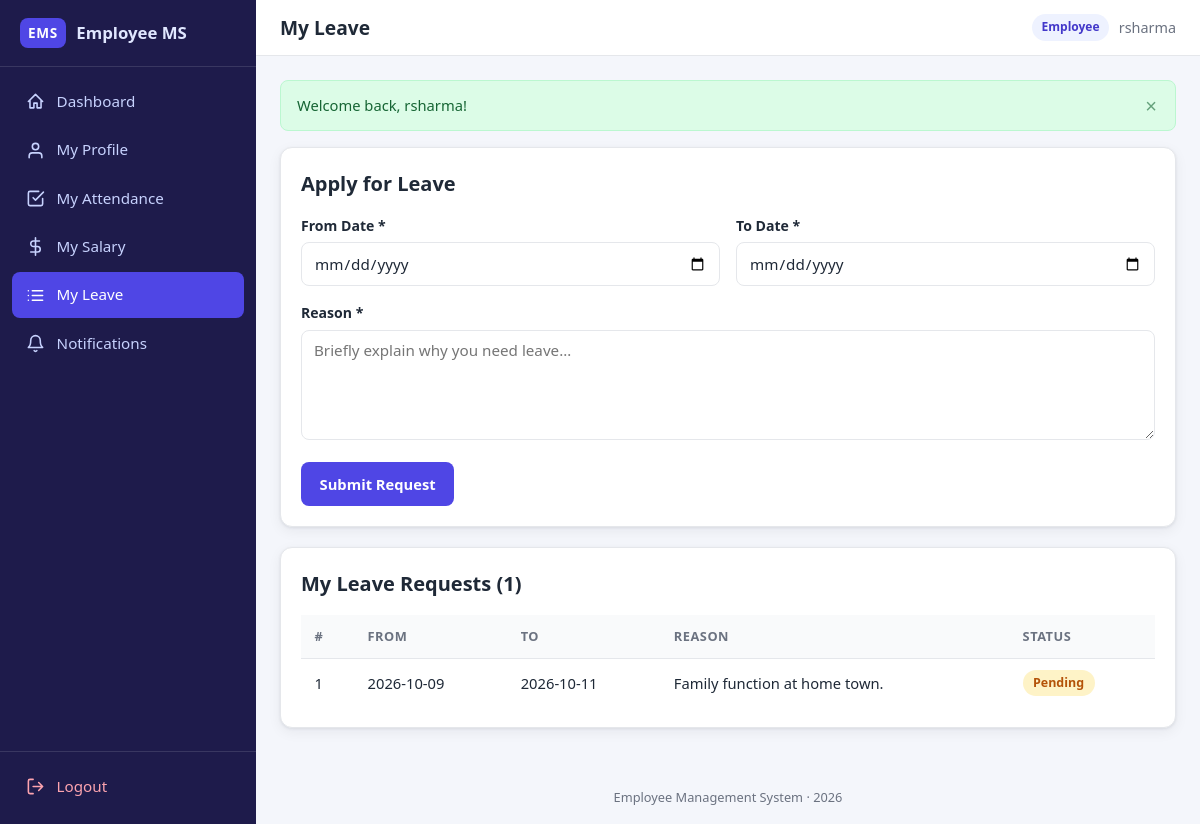
The app's page /employee/leave.php (signed in) with its own data.
### tables this page shows
CREATE TABLE leave_requests (
    leave_id  INT AUTO_INCREMENT PRIMARY KEY,
    emp_id    INT NOT NULL,
    from_date DATE NOT NULL,
    to_date   DATE NOT NULL,
    reason    TEXT NOT NULL,
    status    ENUM('Pending','Approved','Rejected') NOT NULL DEFAULT 'Pending',
    CONSTRAINT fk_leave_emp FOREIGN KEY (emp_id)
        REFERENCES employee (emp_id) ON DELETE CASCADE
);

### employee/leave.php (the view, shortened to what this page needs)
<?php
require_once dirname(__DIR__) . '/config.php';
$empId      = (int) ($_SESSION['emp_id'] ?? 0);
$perPage    = 10;
$page = max(1, (int) ($_GET['page'] ?? 1));
$countStmt = $pdo->prepare('SELECT COUNT(*) FROM leave_requests WHERE emp_id = ?');
$countStmt->execute([$empId]);
$totalRows  = (int) $countStmt->fetchColumn();
$totalPages = max(1, (int) ceil($totalRows / $perPage));
$page       = min($page, $totalPages);
$offset     = ($page - 1) * $perPage;
$stmt = $pdo->prepare(
    "SELECT * FROM leave_requests WHERE emp_id = ?
     ORDER BY leave_id DESC LIMIT {$perPage} OFFSET {$offset}"
);
$stmt->execute([$empId]);
$requests = $stmt->fetchAll();
require dirname(__DIR__) . '/includes/header.php';
?>
<div class="card">
    <div class="card-header"><h2>Apply for Leave</h2></div>
    <form method="post" action="leave.php" data-validate>
        <div class="form-row">
            <div class="form-group">
                <label for="from_date">From Date *</label>
                <input type="date" id="from_date" name="from_date" required data-date-from
                       value="<?= e($_POST['from_date'] ?? '') ?>">
            </div>
            <div class="form-group">
                <label for="to_date">To Date *</label>
                <input type="date" id="to_date" name="to_date" required data-date-to
                       value="<?= e($_POST['to_date'] ?? '') ?>">
            </div>
        </div>
        <div class="form-group">
            <label for="reason">Reason *</label>
            <textarea id="reason" name="reason" required maxlength="1000"
                      placeholder="Briefly explain why you need leave…"><?= e($_POST['reason'] ?? '') ?></textarea>
        </div>
        <div class="form-actions">
            <button type="submit" class="btn btn-primary">Submit Request</button>
        </div>
    </form>
</div>
<div class="card">
    <div class="card-header"><h2>My Leave Requests (<?= $totalRows ?>)</h2></div>
    <div class="table-wrap">
        <table>
            <thead><tr><th>#</th><th>From</th><th>To</th><th>Reason</th><th>Status</th></tr></thead>
            <tbody>
                <?php foreach ($requests as $row): ?>
                    <tr>
                        <td><?= (int) $row['leave_id'] ?></td>
                        <td><?= e($row['from_date']) ?></td>
                        <td><?= e($row['to_date']) ?></td>
                        <td style="white-space:normal; max-width:300px;"><?= e($row['reason']) ?></td>
                        <td><?= status_badge($row['status']) ?></td>
                    </tr>
                <?php endforeach; ?>
            </tbody>
        </table>
    </div>
</div>
<?php require dirname(__DIR__) . '/includes/footer.php'; ?>

### config.php (shortened to what this page needs)
<?php
function e(?string $value): string
{
    return htmlspecialchars((string) $value, ENT_QUOTES, 'UTF-8');
}
function status_badge(string $status): string
{
    return match ($status) {
        'Present', 'Approved' => '<span class="badge badge-green">'  . e($status) . '</span>',
        'Absent', 'Rejected'  => '<span class="badge badge-red">'    . e($status) . '</span>',
        default               => '<span class="badge badge-yellow">' . e($status) . '</span>',
    };
}

### assets/style.css (style rules this page uses)
:root { --primary: #4f46e5; --primary-dark: #4338ca; --primary-light: #eef2ff; --sidebar-bg: #1e1b4b; --sidebar-hover: #312e81; --bg: #f4f6fb; --card-bg: #ffffff; --text: #1f2937; --text-muted: #6b7280; --border: #e5e7eb; --green: #16a34a; --green-bg: #dcfce7; --red: #dc2626; --red-bg: #fee2e2; --yellow: #b45309; --yellow-bg: #fef3c7; --blue: #2563eb; --blue-bg: #dbeafe; --radius: 12px; --shadow: 0 1px 3px rgba(15, 23, 42, 0.08), 0 4px 14px rgba(15, 23, 42, 0.06); --sidebar-w: 256px; }
* { margin: 0; padding: 0; box-sizing: border-box; }
html { -webkit-text-size-adjust: 100%; }
body { font-family: "Segoe UI", system-ui, -apple-system, Roboto, "Helvetica Neue", Arial, sans-serif; background: var(--bg); color: var(--text); line-height: 1.55; min-height: 100vh; }
h2 { font-size: 1.25rem; margin-bottom: 0.75rem; }
.card { background: var(--card-bg); border: 1px solid var(--border); border-radius: var(--radius); box-shadow: var(--shadow); padding: 1.25rem; margin-bottom: 1.25rem; }
.card-header { display: flex; align-items: center; justify-content: space-between; flex-wrap: wrap; gap: 0.75rem; margin-bottom: 1rem; }
.card-header h2 { margin-bottom: 0; }
.table-wrap { overflow-x: auto; -webkit-overflow-scrolling: touch; }
table { width: 100%; border-collapse: collapse; font-size: 0.92rem; min-width: 560px; }
th, td { text-align: left; padding: 0.7rem 0.85rem; border-bottom: 1px solid var(--border); white-space: nowrap; }
th { background: #f9fafb; color: var(--text-muted); font-weight: 600; font-size: 0.8rem; text-transform: uppercase; letter-spacing: 0.04em; }
tbody tr:last-child td { border-bottom: none; }
.badge { display: inline-block; padding: 0.22rem 0.65rem; border-radius: 999px; font-size: 0.78rem; font-weight: 600; }
.badge-yellow { background: var(--yellow-bg); color: var(--yellow); }
.btn { display: inline-flex; align-items: center; justify-content: center; gap: 0.4rem; min-height: 44px; padding: 0.55rem 1.1rem; border: 1px solid transparent; border-radius: 8px; font-size: 0.92rem; font-weight: 600; font-family: inherit; cursor: pointer; transition: background 0.15s ease, border-color 0.15s ease; }
.btn-primary { background: var(--primary); color: #fff; }
.form-group { margin-bottom: 1rem; }
.form-group label { display: block; font-weight: 600; font-size: 0.88rem; margin-bottom: 0.35rem; }
.form-group input, .form-group select, .form-group textarea { width: 100%; min-height: 44px; padding: 0.6rem 0.75rem; border: 1px solid var(--border); border-radius: 8px; font-size: 0.95rem; font-family: inherit; background: #fff; color: var(--text); transition: border-color 0.15s ease, box-shadow 0.15s ease; }
.form-group textarea { min-height: 110px; resize: vertical; }
.form-row { display: grid; grid-template-columns: repeat(auto-fit, minmax(200px, 1fr)); gap: 1rem; }
.form-actions { display: flex; gap: 0.75rem; flex-wrap: wrap; margin-top: 0.5rem; }

### records on screen
leave_requests: leave_id "1", from_date "2026-10-09", to_date "2026-10-11", reason "Family function at home town.", status "Pending"

### other values on screen
$label "Dashboard"
$label "My Profile"
$label "My Attendance"
$label "My Salary"
$label "My Leave"
$label "Notifications"
$page_title "My Leave"
$role "Employee"
$_SESSION['username'] "rsharma"
$flash['message'] "Welcome back, rsharma!"
$totalRows "1"
